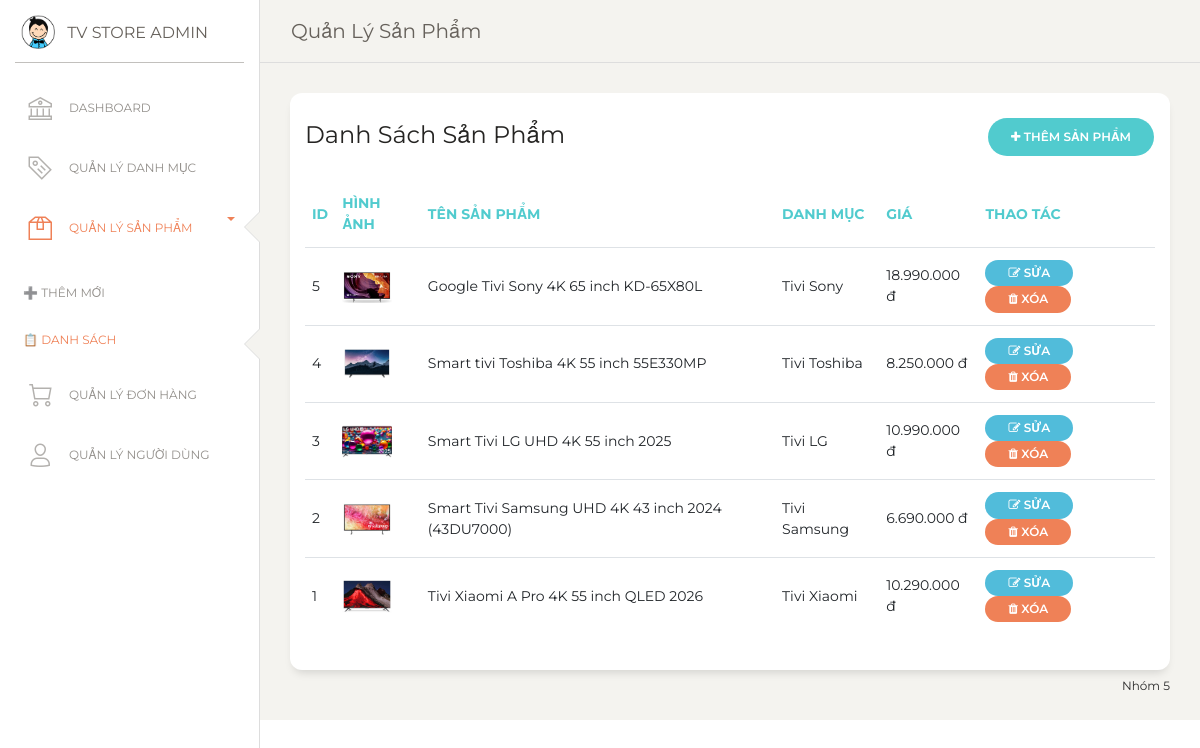
Screenshot of /admin.php?page=products&action=index (signed in) with the database file from the repository.
### tables this page shows
CREATE TABLE `products` (
  `id` int(11) NOT NULL,
  `category_id` int(11) DEFAULT NULL,
  `name` varchar(150) NOT NULL,
  `price` decimal(10,2) NOT NULL,
  `images` varchar(255) DEFAULT NULL,
  `description` text DEFAULT NULL
);

CREATE TABLE `categories` (
  `id` int(11) NOT NULL,
  `name` varchar(100) NOT NULL,
  `description` text DEFAULT NULL
);

### controllers/productController.php (called while the page is built, shortened)
<?php
require_once "models/product.php";
class ProductController {
    private $productModel;
    public function __construct() {
        $this->productModel = new Product();
    }
    public function index() {
        $products = $this->productModel->getAll();
        include "views/products/index.php";
    }
}

### config/database.php (called while the page is built, shortened)
<?php
class Database
{
    public static function connect()
    {
        $host = DB_HOST;
        $dbname = DB_NAME;
        $user = DB_USER;
        $pass = DB_PASS;
        try {
            $pdo = new PDO("mysql:host=$host;dbname=$dbname;charset=utf8", $user, $pass);
            $pdo->setAttribute(PDO::ATTR_ERRMODE, PDO::ERRMODE_EXCEPTION);
            $pdo->setAttribute(PDO::ATTR_DEFAULT_FETCH_MODE, PDO::FETCH_ASSOC);
            return $pdo;
        } catch (PDOException $e) {
            throw new Exception("❌ Lỗi kết nối DB: " . $e->getMessage());
        }
    }
}

### models/product.php (called while the page is built, shortened)
<?php
class Product {
    private $conn;
    public function __construct() {
        $this->conn = Database::connect();
    }
    public function getAll() {
        $sql = "SELECT p.*, c.name as category_name
                FROM products p
                LEFT JOIN categories c ON p.category_id = c.id
                ORDER BY p.id DESC";
        $result = $this->conn->query($sql);
        return $result->fetchAll();
    }
}

### views/products/index.php (the view, shortened to what this page needs)
<!doctype html>
<html lang="en">
<head>
  <link href="https://maxcdn.bootstrapcdn.com/font-awesome/latest/css/font-awesome.min.css" rel="stylesheet">
  <link href="/qlbanhang/public/assets/css/bootstrap.min.css" rel="stylesheet" />
  <link href="/qlbanhang/public/assets/css/paper-dashboard.css?v=2.0.1" rel="stylesheet" />
  <link href="/qlbanhang/public/assets/demo/demo.css" rel="stylesheet" />
</head>
<body class="">
  <div class="wrapper ">
    <div class="sidebar" data-color="white" data-active-color="danger">
      <div class="logo">
        <a href="/qlbanhang/admin.php" class="simple-text logo-mini">
          <div class="logo-image-small">
            <img src="/qlbanhang/public/assets/img/logo-small.png">
          </div>
        </a>
        <a href="/qlbanhang/admin.php" class="simple-text logo-normal">TV Store Admin</a>
      </div>
      <div class="sidebar-wrapper">
        <ul class="nav">
          <li>
            <a href="/qlbanhang/admin.php?page=dashboard&action=index">
              <i class="nc-icon nc-bank"></i>
              <p>Dashboard</p>
            </a>
          </li>
          <li>
            <a href="/qlbanhang/admin.php?page=categories&action=index">
              <i class="nc-icon nc-tag-content"></i>
              <p>Quản lý Danh mục</p>
            </a>
          </li>
          <li class="active">
            <a href="javascript:void(0)" onclick="toggleProductsSubmenu()">
              <i class="nc-icon nc-box-2"></i>
              <p>
                Quản lý Sản phẩm
                <b class="caret"></b>
              </p>
            </a>
            <div id="productsSubmenu" style="display: block;">
              <ul class="nav">
                <li>
                  <a href="/qlbanhang/admin.php?page=products&action=create">
                    <span class="sidebar-mini-icon">➕</span>
                    <span class="sidebar-normal">Thêm mới</span>
                  </a>
                </li>
                <li class="active">
                  <a href="/qlbanhang/admin.php?page=products&action=index">
                    <span class="sidebar-mini-icon">📋</span>
                    <span class="sidebar-normal">Danh sách</span>
                  </a>
                </li>
              </ul>
            </div>
          </li>
          <li>
            <a href="/qlbanhang/admin.php?page=orders&action=index">
              <i class="nc-icon nc-cart-simple"></i>
              <p>Quản lý Đơn hàng</p>
            </a>
          </li>
          <li>
            <a href="/qlbanhang/admin.php?page=users&action=index">
              <i class="nc-icon nc-single-02"></i>
              <p>Quản lý Người dùng</p>
            </a>
          </li>
        </ul>
      </div>
    </div>
    <div class="main-panel">
      <nav class="navbar navbar-expand-lg navbar-absolute fixed-top navbar-transparent">
        <div class="container-fluid">
          <div class="navbar-wrapper">
            <a class="navbar-brand" href="javascript:;">Quản Lý Sản Phẩm</a>
          </div>
        </div>
      </nav>
      <div class="content">
        <div class="row">
          <div class="col-md-12">
            <div class="card">
              <div class="card-header">
                <div class="row">
                  <div class="col-md-6">
                    <h4 class="card-title">Danh Sách Sản Phẩm</h4>
                  </div>
                  <div class="col-md-6 text-right">
                    <a href="/qlbanhang/admin.php?page=products&action=create" class="btn btn-primary btn-round">
                      <i class="fa fa-plus"></i> Thêm Sản Phẩm
                    </a>
                  </div>
                </div>
              </div>
              <div class="card-body">
                <div class="table-responsive">
                  <table class="table">
                    <thead class="text-primary">
                      <tr>
                        <th>ID</th>
                        <th>Hình ảnh</th>
                        <th>Tên sản phẩm</th>
                        <th>Danh mục</th>
                        <th>Giá</th>
                        <th>Thao tác</th>
                      </tr>
                    </thead>
                    <tbody>
                      <?php if (!empty($products)): ?>
                        <?php foreach ($products as $product): ?>
                          <tr>
                            <td><?php echo $product['id']; ?></td>
                            <td>
                              <?php if ($product['images']): ?>
                                <img src="/qlbanhang/public/uploads/products/<?php echo $product['images']; ?>"
                                     alt="<?php echo htmlspecialchars($product['name']); ?>"
                                     style="max-width: 50px;">
                              <?php else: ?>
                                <img src="/qlbanhang/public/assets/img/default-product.jpg"
                                     alt="No image"
                                     style="max-width: 50px;">
                              <?php endif; ?>
                            </td>
                            <td><?php echo htmlspecialchars($product['name']); ?></td>
                            <td><?php echo htmlspecialchars($product['category_name']); ?></td>
                            <td><?php echo number_format($product['price'], 0, ',', '.') . ' đ'; ?></td>
                            <td>
                              <a href="/qlbanhang/admin.php?page=products&action=edit&id=<?php echo $product['id']; ?>"
                                 class="btn btn-info btn-sm btn-round">
                                <i class="fa fa-edit"></i> Sửa
                              </a>
                              <a href="/qlbanhang/admin.php?page=products&action=delete&id=<?php echo $product['id']; ?>"
                                 class="btn btn-danger btn-sm btn-round"
                                 onclick="return confirm('Bạn có chắc muốn xóa sản phẩm này?')">
                                <i class="fa fa-trash"></i> Xóa
                              </a>
                            </td>
                          </tr>
                        <?php endforeach; ?>
                      <?php else: ?>
                        <tr>
                          <td colspan="6" class="text-center">Chưa có sản phẩm nào</td>
                        </tr>
                      <?php endif; ?>
                    </tbody>
                  </table>
                </div>
              </div>
            </div>
          </div>
        </div>
      </div>
      <footer class="footer" style="position: absolute; bottom: 0; width: -webkit-fill-available;">
        <div class="container-fluid">
          <div class="row">
            <nav class="footer-nav">
            </nav>
            <div class="credits ml-auto">
              <span class="copyright">Nhóm 5</span>
            </div>
          </div>
        </div>
      </footer>
    </div>
  </div>
</body>
</html>

### rows the page displays
products: id "5", images (picture), name "Google Tivi Sony 4K 65 inch KD-65X80L", category.name "Tivi Sony", price "18.990.000"
products: id "4", images (picture), name "Smart tivi Toshiba 4K 55 inch 55E330MP", category.name "Tivi Toshiba", price "8.250.000"
products: id "3", images (picture), name "Smart Tivi LG UHD 4K 55 inch 2025", category.name "Tivi LG", price "10.990.000"
products: id "2", images (picture), name "Smart Tivi Samsung UHD 4K 43 inch 2024 (43DU7000)", category.name "Tivi Samsung", price "6.690.000"
products: id "1", images (picture), name "Tivi Xiaomi A Pro 4K 55 inch QLED 2026", category.name "Tivi Xiaomi", price "10.290.000"
